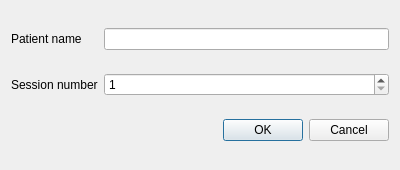
<?xml version="1.0" encoding="UTF-8"?>
<ui version="4.0">
 <class>NewSessionDialog</class>
 <widget class="QDialog" name="NewSessionDialog">
  <property name="geometry">
   <rect>
    <x>0</x>
    <y>0</y>
    <width>400</width>
    <height>170</height>
   </rect>
  </property>
  <property name="windowTitle">
   <string>Dialog</string>
  </property>
  <layout class="QGridLayout" name="gridLayout_2">
   <item row="2" column="1">
    <widget class="QDialogButtonBox" name="buttonBox">
     <property name="orientation">
      <enum>Qt::Horizontal</enum>
     </property>
     <property name="standardButtons">
      <set>QDialogButtonBox::Cancel|QDialogButtonBox::Ok</set>
     </property>
    </widget>
   </item>
   <item row="1" column="1">
    <widget class="QSpinBox" name="spinBox">
     <property name="minimum">
      <number>1</number>
     </property>
    </widget>
   </item>
   <item row="0" column="1">
    <widget class="QLineEdit" name="lineEdit"/>
   </item>
   <item row="0" column="0">
    <widget class="QLabel" name="label">
     <property name="text">
      <string>Patient name</string>
     </property>
    </widget>
   </item>
   <item row="1" column="0">
    <widget class="QLabel" name="label_2">
     <property name="text">
      <string>Session number</string>
     </property>
    </widget>
   </item>
  </layout>
 </widget>
 <resources/>
 <connections>
  <connection>
   <sender>buttonBox</sender>
   <signal>accepted()</signal>
   <receiver>NewSessionDialog</receiver>
   <slot>accept()</slot>
   <hints>
    <hint type="sourcelabel">
     <x>248</x>
     <y>254</y>
    </hint>
    <hint type="destinationlabel">
     <x>157</x>
     <y>274</y>
    </hint>
   </hints>
  </connection>
  <connection>
   <sender>buttonBox</sender>
   <signal>rejected()</signal>
   <receiver>NewSessionDialog</receiver>
   <slot>reject()</slot>
   <hints>
    <hint type="sourcelabel">
     <x>316</x>
     <y>260</y>
    </hint>
    <hint type="destinationlabel">
     <x>286</x>
     <y>274</y>
    </hint>
   </hints>
  </connection>
 </connections>
</ui>
